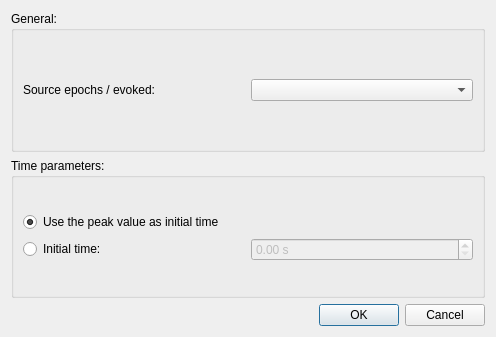
<?xml version="1.0" encoding="UTF-8"?>
<ui version="4.0">
 <class>stcPlotDialog</class>
 <widget class="QDialog" name="stcPlotDialog">
  <property name="geometry">
   <rect>
    <x>0</x>
    <y>0</y>
    <width>496</width>
    <height>337</height>
   </rect>
  </property>
  <property name="windowTitle">
   <string>Meggie - Plot source estimate</string>
  </property>
  <layout class="QGridLayout" name="gridLayout_7">
   <item row="2" column="0">
    <widget class="QDialogButtonBox" name="buttonBox">
     <property name="orientation">
      <enum>Qt::Horizontal</enum>
     </property>
     <property name="standardButtons">
      <set>QDialogButtonBox::Cancel|QDialogButtonBox::Ok</set>
     </property>
    </widget>
   </item>
   <item row="0" column="0">
    <widget class="QGroupBox" name="groupBoxGeneral">
     <property name="enabled">
      <bool>true</bool>
     </property>
     <property name="title">
      <string>General:</string>
     </property>
     <layout class="QGridLayout" name="gridLayout_6">
      <item row="0" column="0">
       <layout class="QVBoxLayout" name="verticalLayout_2">
        <item>
         <layout class="QHBoxLayout" name="horizontalLayout">
          <item>
           <widget class="QLabel" name="labelSource">
            <property name="text">
             <string>Source epochs / evoked:</string>
            </property>
           </widget>
          </item>
          <item>
           <widget class="QComboBox" name="comboBoxSource"/>
          </item>
         </layout>
        </item>
       </layout>
      </item>
     </layout>
    </widget>
   </item>
   <item row="1" column="0">
    <widget class="QGroupBox" name="groupBoxTimeParameters">
     <property name="title">
      <string>Time parameters:</string>
     </property>
     <layout class="QGridLayout" name="gridLayout_4">
      <item row="0" column="0">
       <layout class="QVBoxLayout" name="verticalLayout">
        <item>
         <layout class="QHBoxLayout" name="horizontalLayout_3">
          <item>
           <widget class="QRadioButton" name="radioButtonPeak">
            <property name="text">
             <string>Use the peak value as initial time</string>
            </property>
            <property name="checked">
             <bool>true</bool>
            </property>
           </widget>
          </item>
         </layout>
        </item>
        <item>
         <layout class="QHBoxLayout" name="horizontalLayout_2">
          <item>
           <widget class="QRadioButton" name="radioButtonInitialTime">
            <property name="text">
             <string>Initial time:</string>
            </property>
            <property name="checked">
             <bool>false</bool>
            </property>
           </widget>
          </item>
          <item>
           <widget class="QDoubleSpinBox" name="doubleSpinBoxInitialTime">
            <property name="enabled">
             <bool>false</bool>
            </property>
            <property name="suffix">
             <string> s</string>
            </property>
           </widget>
          </item>
         </layout>
        </item>
       </layout>
      </item>
     </layout>
    </widget>
   </item>
  </layout>
 </widget>
 <resources/>
 <connections>
  <connection>
   <sender>buttonBox</sender>
   <signal>accepted()</signal>
   <receiver>stcPlotDialog</receiver>
   <slot>accept()</slot>
   <hints>
    <hint type="sourcelabel">
     <x>486</x>
     <y>821</y>
    </hint>
    <hint type="destinationlabel">
     <x>157</x>
     <y>274</y>
    </hint>
   </hints>
  </connection>
  <connection>
   <sender>buttonBox</sender>
   <signal>rejected()</signal>
   <receiver>stcPlotDialog</receiver>
   <slot>reject()</slot>
   <hints>
    <hint type="sourcelabel">
     <x>486</x>
     <y>821</y>
    </hint>
    <hint type="destinationlabel">
     <x>286</x>
     <y>274</y>
    </hint>
   </hints>
  </connection>
  <connection>
   <sender>radioButtonPeak</sender>
   <signal>toggled(bool)</signal>
   <receiver>doubleSpinBoxInitialTime</receiver>
   <slot>setDisabled(bool)</slot>
   <hints>
    <hint type="sourcelabel">
     <x>247</x>
     <y>200</y>
    </hint>
    <hint type="destinationlabel">
     <x>362</x>
     <y>253</y>
    </hint>
   </hints>
  </connection>
 </connections>
</ui>
